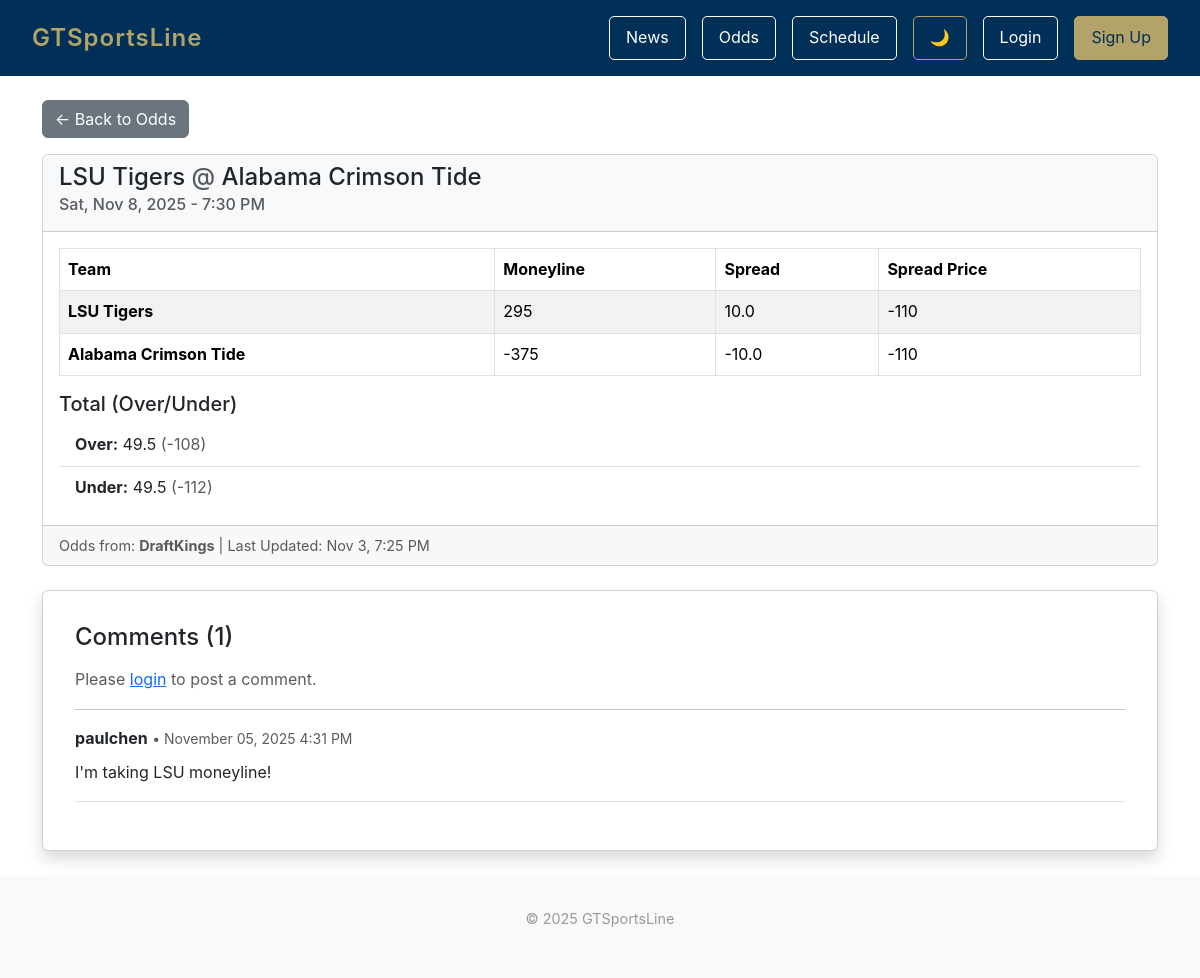
Page /odds/1/ on the earlier database version.
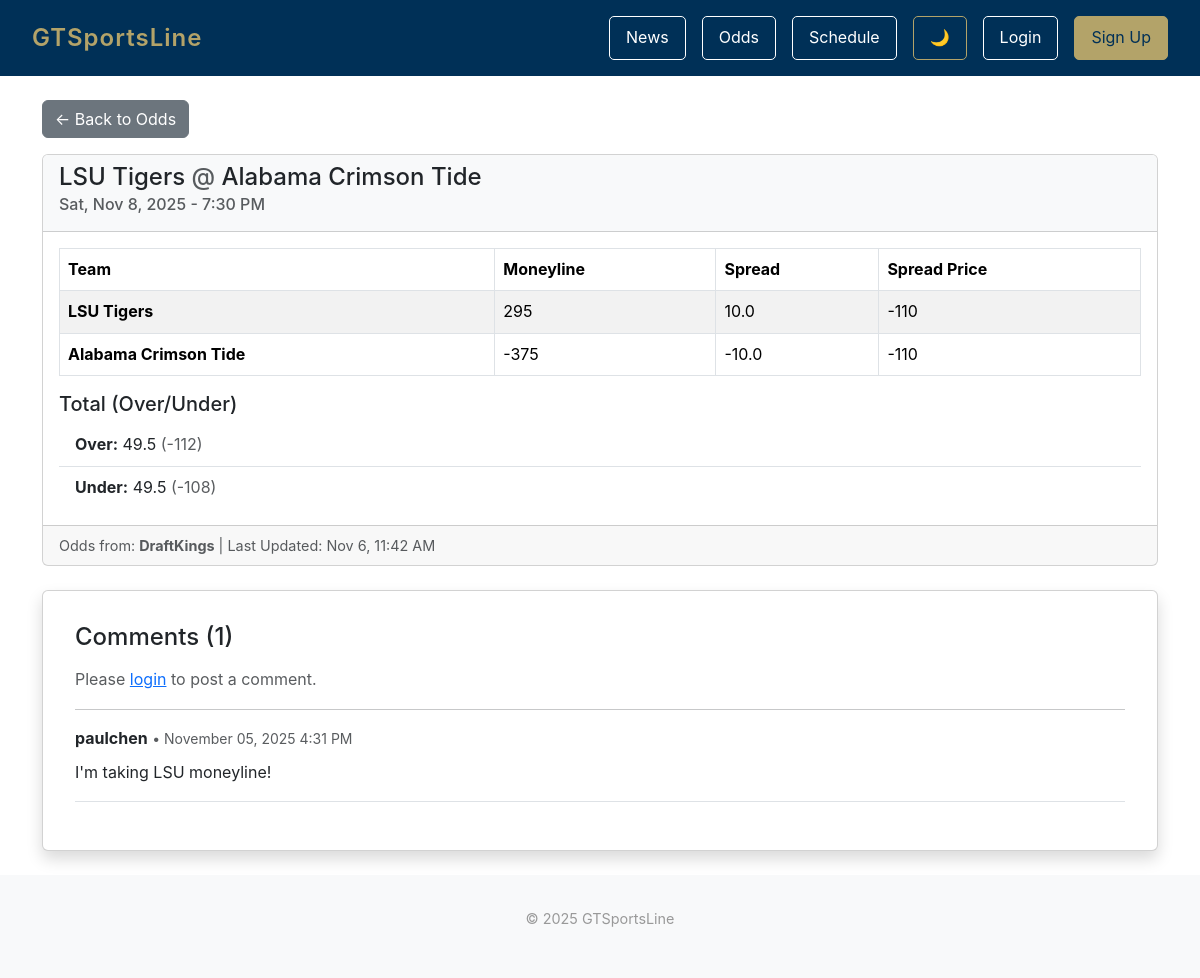
Same page on the later database version.
### odds/models.py (models this page shows, shortened)
class Game(models.Model):
    api_game_id = models.CharField(max_length=100, unique=True)
    home_team = models.CharField(max_length=100)
    away_team = models.CharField(max_length=100)
    game_time = models.DateTimeField()
    bookmaker_name = models.CharField(max_length=100)
    last_updated = models.DateTimeField()
    home_team_moneyline = models.IntegerField(null=True, blank=True)
    away_team_moneyline = models.IntegerField(null=True, blank=True)
    home_team_spread = models.FloatField(null=True, blank=True)
    away_team_spread = models.FloatField(null=True, blank=True)
    home_team_spread_price = models.IntegerField(null=True, blank=True)
    away_team_spread_price = models.IntegerField(null=True, blank=True)
    total_over = models.FloatField(null=True, blank=True)
    total_over_price = models.IntegerField(null=True, blank=True)
    total_under = models.FloatField(null=True, blank=True)
    total_under_price = models.IntegerField(null=True, blank=True)
    class Meta:
        ordering = ['game_time'] # Default sort: show earliest games first

### odds/views.py (the view)
# urls.py: path('<int:game_id>/', views.game_detail_view, name='game_detail'),
def game_detail_view(request, game_id):
    game = get_object_or_404(Game, id=game_id)
    comments = game.comments.all()
    is_saved = False
    if request.user.is_authenticated:
        is_saved = SavedBet.objects.filter(user=request.user, game=game).exists()
    if request.method == 'POST' and request.user.is_authenticated:
        form = BetCommentForm(request.POST)
        if form.is_valid():
            comment = form.save(commit=False)
            comment.game = game
            comment.author = request.user
            comment.save()
            return redirect('odds:game_detail', game_id=game_id)
    else:
        form = BetCommentForm()
    context = {
        'game': game,
        'comments': comments,
        'comment_form': form,
        'is_saved': is_saved,
    }
    return render(request, 'odds/game_detail.html', context)

### odds/templates/odds/game_detail.html (shortened to what this page needs)
{% extends 'base.html' %}
{% block content %}
<div class="container mt-4">
    <div class="mb-3 d-flex justify-content-between align-items-center">
        <a href="{% url 'odds:odds_list' %}" class="btn btn-secondary">← Back to Odds</a>
    </div>
    <div class="card mb-4">
        <div class="card-header bg-light">
            <h4>
                {{ game.away_team }}
                <span class="text-muted">@</span>
                {{ game.home_team }}
            </h4>
            <h6 class="card-subtitle mb-2 text-muted">
                {{ game.game_time|date:"D, M j, Y - g:i A" }}
            </h6>
        </div>
        <div class="card-body">
            <table class="table table-striped table-bordered">
                <thead class="thead-dark">
                    <tr>
                        <th>Team</th>
                        <th>Moneyline</th>
                        <th>Spread</th>
                        <th>Spread Price</th>
                    </tr>
                </thead>
                <tbody>
                    <tr>
                        <td><strong>{{ game.away_team }}</strong></td>
                        <td>{{ game.away_team_moneyline }}</td>
                        <td>{{ game.away_team_spread }}</td>
                        <td>{{ game.away_team_spread_price }}</td>
                    </tr>
                    <tr>
                        <td><strong>{{ game.home_team }}</strong></td>
                        <td>{{ game.home_team_moneyline }}</td>
                        <td>{{ game.home_team_spread }}</td>
                        <td>{{ game.home_team_spread_price }}</td>
                    </tr>
                </tbody>
            </table>
            <h5 class="mt-3">Total (Over/Under)</h5>
            <ul class="list-group list-group-flush">
                <li class="list-group-item">
                    <strong>Over:</strong> {{ game.total_over }}
                    <span class="text-muted">({{ game.total_over_price }})</span>
                </li>
                <li class="list-group-item">
                    <strong>Under:</strong> {{ game.total_under }}
                    <span class="text-muted">({{ game.total_under_price }})</span>
                </li>
            </ul>
        </div>
        <div class="card-footer text-muted" style="font-size: 0.9rem;">
            Odds from: <strong>{{ game.bookmaker_name }}</strong>
            | Last Updated: {{ game.last_updated|date:"M j, g:i A" }}
        </div>
    </div>
    <div class="card shadow p-3 mb-4 rounded">
        <div class="card-body">
            <h4 class="mb-3">Comments ({{ comments|length }})</h4>
            {% if user.is_authenticated %}
            <form method="POST" class="mb-4">
                {% csrf_token %}
                <div class="mb-2">
                    {{ comment_form.content }}
                </div>
                <button type="submit" class="btn btn-primary">Post Comment</button>
            </form>
            {% else %}
            <p class="text-muted">Please <a href="{% url 'accounts.login' %}">login</a> to post a comment.</p>
            {% endif %}
            <hr>
            {% if comments %}
                {% for comment in comments %}
                <div class="mb-3 pb-3 border-bottom">
                    <div class="d-flex justify-content-between align-items-start">
                        <div class="flex-grow-1">
                            <strong>{{ comment.author.username }}</strong>
                            <small class="text-muted"> • {{ comment.created_at|date:"F d, Y g:i A" }}</small>
                            <p class="mt-2 mb-0">{{ comment.content }}</p>
                        </div>
                    </div>
                </div>
                {% endfor %}
            {% else %}
                <p class="text-muted">No comments yet. Be the first to comment!</p>
            {% endif %}
        </div>
    </div>
</div>
{% endblock %}

Differences in the rows shown:
changed Game "LSU Tigers": total_over_price "-108" → "-112"; total_under_price "-112" → "-108"; last_updated "Nov 3, 7:25 PM" → "Nov 6, 11:42 AM"
